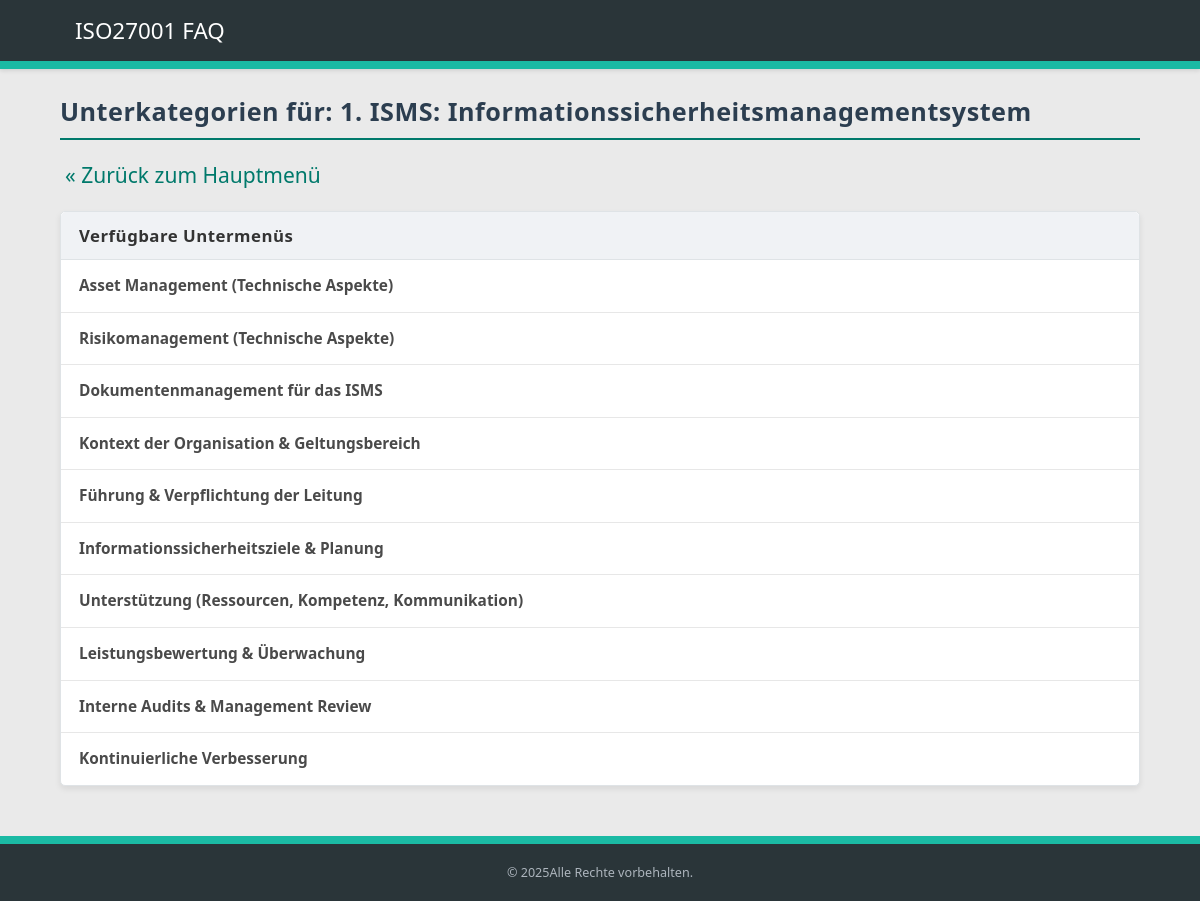
/untermenue.php?hauptmenue_id=1, run on the app's committed database.
### tables this page shows
CREATE TABLE `hauptmenues` (
  `id` int(11) NOT NULL,
  `titel` varchar(255) NOT NULL,
  `beschreibung` text DEFAULT NULL
);

CREATE TABLE `untermenues` (
  `id` int(11) NOT NULL,
  `hauptmenue_id` int(11) NOT NULL,
  `titel` varchar(255) NOT NULL
);

### untermenue.php (the view, shortened to what this page needs)
<?php
require_once 'includes/db_connect.php';
$hauptmenue_id = intval($_GET['hauptmenue_id']);
$sqlHauptmenueTitel = "SELECT titel FROM hauptmenues WHERE id = ?";
$stmtHauptmenueTitel = $conn->prepare($sqlHauptmenueTitel);
$hauptmenue_titel_text = "Untermenüs";
if ($stmtHauptmenueTitel) {
    $stmtHauptmenueTitel->bind_param("i", $hauptmenue_id);
    $stmtHauptmenueTitel->execute();
    $resultHauptmenueTitel = $stmtHauptmenueTitel->get_result();
    if ($resultHauptmenueTitel->num_rows > 0) {
        $hauptmenue_data = $resultHauptmenueTitel->fetch_assoc();
        $hauptmenue_titel_text = htmlspecialchars($hauptmenue_data['titel']);
    } else {
        header("Location: index.php?error=hauptmenue_not_found");
        exit;
    }
}
require_once 'includes/header.php';
?>
<h1><?php echo "Unterkategorien für: " . $hauptmenue_titel_text; ?></h1>
<div class="back-link-container">
    <span class="back-link"><a href="index.php">&laquo; Zurück zum Hauptmenü</a></span>
</div>
<div class="content-box">
    <div class="content-box-header">
        <h2>Verfügbare Untermenüs</h2>
    </div>
    <ul class="menu-liste">
        <?php
        $sql = "SELECT id, titel FROM untermenues WHERE hauptmenue_id = ? ORDER BY id ASC";
        $stmt = $conn->prepare($sql);
        if ($stmt === false) {
            echo "<li>Fehler beim Laden der Untermenüs: " . htmlspecialchars($conn->error) . "</li>";
        } else {
            $stmt->bind_param("i", $hauptmenue_id);
            $stmt->execute();
            $result = $stmt->get_result();
            if ($result->num_rows > 0) {
                while($row = $result->fetch_assoc()) {
                    echo "<li>";
                    echo "<a href='fragen.php?hauptmenue_id=" . htmlspecialchars($hauptmenue_id) . "&untermenue_id=" . htmlspecialchars($row["id"]) . "'>" . htmlspecialchars($row["titel"]) . "</a>";
                    echo "</li>";
                }
            }
        }
        ?>
    </ul>
</div>
<?php
require_once 'includes/footer.php';
?>

### css/style.css (style rules this page uses)
body { font-family: 'Segoe UI', Arial, Helvetica, sans-serif; font-size: 14px; margin: 0; padding: 0; background-color: #eaeaea; color: #4a4a4a; display: flex; flex-direction: column; min-height: 100vh; }
* { box-sizing: border-box; }
h1, h2, h3 { color: #2c3e50; margin-top: 0; margin-bottom: 15px; font-weight: 600; letter-spacing: 0.5px; }
h1 { font-size: 1.8em; border-bottom: 2px solid #00796b; padding-bottom: 10px; margin-bottom:20px; }
h2 { font-size: 1.5em; }
a { color: #00796b; text-decoration: none; font-weight: 500; }
ul { list-style: none; padding: 0; margin: 0; }
.content-box { background-color: #ffffff; border: 1px solid #dfe3e6; border-radius: 5px; margin-bottom: 25px; box-shadow: 0 3px 6px rgba(0,0,0,0.08); }
.content-box-header { background-color: #f0f2f5; padding: 12px 18px; border-bottom: 1px solid #dfe3e6; border-top-left-radius: 5px; border-top-right-radius: 5px; }
.content-box-header h2 { font-size: 1.2em; color: #333; margin: 0; font-weight: 600; }
ul.menu-liste { list-style: none; padding: 0; margin: 0; }
ul.menu-liste li { padding: 15px 18px; border-bottom: 1px solid #e7e7e7; transition: background-color 0.2s ease-in-out; display: grid; grid-template-columns: minmax(auto, 50%) 1fr; gap: 15px; align-items: start; }
ul.menu-liste li:last-child { border-bottom: none; }
ul.menu-liste li > a { font-size: 1.1em; font-weight: 600; line-height: 1.4; color: #4a4a4a; text-decoration: none; display: block; }
.menu-liste li, .fragen-liste li.frage-item { padding: 12px 18px; border-bottom: 1px solid #f0f0f0; transition: background-color 0.2s ease-in-out; display: flex; align-items: center; justify-content: space-between; }
.back-link-container { margin-bottom: 20px; text-align: left; }
.back-link { display: inline-block; font-size: 1.5em; color: #00796b; text-decoration: none; padding: 5px; line-height: 1; }

### data on the page
hauptmenues: titel "1. ISMS: Informationssicherheitsmanagementsystem"
untermenues: titel "Asset Management (Technische Aspekte)"
untermenues: titel "Risikomanagement (Technische Aspekte)"
untermenues: titel "Dokumentenmanagement für das ISMS"
untermenues: titel "Kontext der Organisation & Geltungsbereich"
untermenues: titel "Führung & Verpflichtung der Leitung"
untermenues: titel "Informationssicherheitsziele & Planung"
untermenues: titel "Unterstützung (Ressourcen, Kompetenz, Kommunikation)"
untermenues: titel "Leistungsbewertung & Überwachung"
untermenues: titel "Interne Audits & Management Review"
untermenues: titel "Kontinuierliche Verbesserung"

### other printed values
$logo_text "ISO27001 FAQ"
